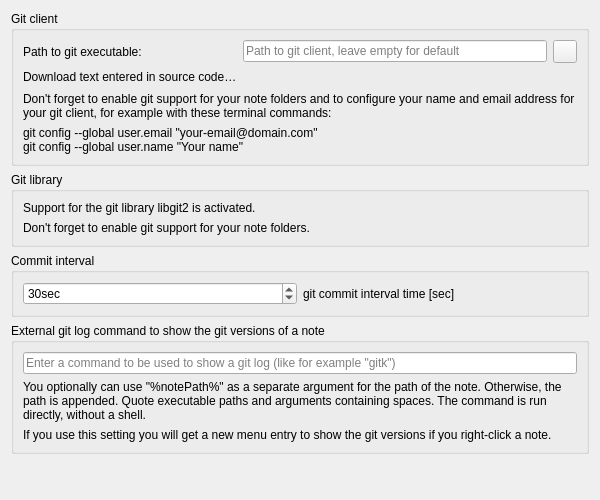
<?xml version="1.0" encoding="UTF-8"?>
<ui version="4.0">
 <class>GitSettingsWidget</class>
 <widget class="QWidget" name="GitSettingsWidget">
  <property name="geometry">
   <rect>
    <x>0</x>
    <y>0</y>
    <width>600</width>
    <height>500</height>
   </rect>
  </property>
  <layout class="QGridLayout" name="gridLayout_48">
   <item row="5" column="1">
    <spacer name="verticalSpacer_13">
     <property name="orientation">
      <enum>Qt::Vertical</enum>
     </property>
     <property name="sizeHint" stdset="0">
      <size>
       <width>20</width>
       <height>40</height>
      </size>
     </property>
    </spacer>
   </item>
   <item row="3" column="1">
    <widget class="QGroupBox" name="groupBox_22">
     <property name="title">
      <string>Commit interval</string>
     </property>
     <layout class="QHBoxLayout" name="horizontalLayout_9">
      <item>
       <widget class="QSpinBox" name="gitCommitIntervalTime">
        <property name="suffix">
         <string extracomment="seconds">sec</string>
        </property>
        <property name="minimum">
         <number>1</number>
        </property>
        <property name="maximum">
         <number>9999999</number>
        </property>
        <property name="value">
         <number>30</number>
        </property>
       </widget>
      </item>
      <item>
       <widget class="QLabel" name="gitCommitIntervalTimeLabel">
        <property name="toolTip">
         <string>You might run into sync troubles with older versions of Nextcloud / ownCloud sync when going far below 10 sec.
Just test yourself if you get sync conflicts and set a higher value if so.</string>
        </property>
        <property name="text">
         <string>git commit interval time [sec]</string>
        </property>
       </widget>
      </item>
     </layout>
    </widget>
   </item>
   <item row="4" column="1">
    <widget class="QGroupBox" name="groupBox_23">
     <property name="title">
      <string>External git log command to show the git versions of a note</string>
     </property>
     <layout class="QGridLayout" name="gridLayout_50">
      <item row="0" column="0">
       <widget class="QLineEdit" name="gitLogCommandLineEdit">
        <property name="placeholderText">
         <string extracomment="Please don't translate &quot;%notePath%&quot;">Enter a command to be used to show a git log (like for example &quot;gitk&quot;)</string>
        </property>
        <property name="clearButtonEnabled">
         <bool>true</bool>
        </property>
       </widget>
      </item>
      <item row="1" column="0">
       <widget class="QLabel" name="label_25">
        <property name="text">
         <string extracomment="Please don't translate &quot;%notePath%&quot;">You optionally can use &quot;%notePath%&quot; as a separate argument for the path of the note. Otherwise, the path is appended. Quote executable paths and arguments containing spaces. The command is run directly, without a shell.</string>
        </property>
        <property name="textInteractionFlags">
         <set>Qt::TextInteractionFlag::LinksAccessibleByMouse|Qt::TextInteractionFlag::TextSelectableByKeyboard|Qt::TextInteractionFlag::TextSelectableByMouse</set>
        </property>
        <property name="wordWrap">
         <bool>true</bool>
        </property>
       </widget>
      </item>
      <item row="2" column="0">
       <widget class="QLabel" name="label_27">
        <property name="text">
         <string extracomment="Please don't translate &quot;%notePath%&quot;">If you use this setting you will get a new menu entry to show the git versions if you right-click a note.</string>
        </property>
        <property name="textInteractionFlags">
         <set>Qt::TextInteractionFlag::LinksAccessibleByMouse|Qt::TextInteractionFlag::TextSelectableByKeyboard|Qt::TextInteractionFlag::TextSelectableByMouse</set>
        </property>
       </widget>
      </item>
     </layout>
    </widget>
   </item>
   <item row="0" column="1" rowspan="2">
    <widget class="QGroupBox" name="gitClientGroupBox">
     <property name="title">
      <string>Git client</string>
     </property>
     <layout class="QGridLayout" name="gridLayout_51">
      <item row="0" column="1">
       <widget class="QLineEdit" name="gitPathLineEdit">
        <property name="placeholderText">
         <string>Path to git client, leave empty for default</string>
        </property>
        <property name="clearButtonEnabled">
         <bool>true</bool>
        </property>
       </widget>
      </item>
      <item row="0" column="0">
       <widget class="QLabel" name="label_23">
        <property name="text">
         <string>Path to git executable:</string>
        </property>
        <property name="textFormat">
         <enum>Qt::TextFormat::AutoText</enum>
        </property>
       </widget>
      </item>
      <item row="0" column="2">
       <widget class="QToolButton" name="setGitPathToolButton">
        <property name="toolTip">
         <string>Select the path of the git binary</string>
        </property>
        <property name="text">
         <string/>
        </property>
        <property name="icon">
         <iconset theme="document-open" resource="../breeze-qownnotes.qrc">
          <normaloff>:/icons/breeze-qownnotes/16x16/document-open.svg</normaloff>:/icons/breeze-qownnotes/16x16/document-open.svg</iconset>
        </property>
       </widget>
      </item>
      <item row="3" column="0" colspan="2">
       <widget class="Label" name="label_24">
        <property name="text">
         <string notr="true">git config --global user.email &quot;your-email@domain.com&quot;
git config --global user.name &quot;Your name&quot;</string>
        </property>
        <property name="wordWrap">
         <bool>true</bool>
        </property>
        <property name="textInteractionFlags">
         <set>Qt::TextInteractionFlag::LinksAccessibleByMouse|Qt::TextInteractionFlag::TextSelectableByKeyboard|Qt::TextInteractionFlag::TextSelectableByMouse</set>
        </property>
       </widget>
      </item>
      <item row="2" column="0" colspan="3">
       <widget class="Label" name="label_6">
        <property name="text">
         <string>Don't forget to enable git support for your note folders and to configure your name and email address for your git client, for example with these terminal commands:</string>
        </property>
        <property name="wordWrap">
         <bool>true</bool>
        </property>
       </widget>
      </item>
      <item row="1" column="0">
       <widget class="Label" name="gitDownloadLabel">
        <property name="text">
         <string notr="true">&lt;html&gt;&lt;head/&gt;&lt;body&gt;&lt;p&gt;Download text entered in source code…&lt;/p&gt;&lt;/body&gt;&lt;/html&gt;</string>
        </property>
        <property name="textFormat">
         <enum>Qt::TextFormat::RichText</enum>
        </property>
        <property name="openExternalLinks">
         <bool>true</bool>
        </property>
       </widget>
      </item>
     </layout>
    </widget>
   </item>
   <item row="2" column="1">
    <widget class="QGroupBox" name="gitLibraryGroupBox">
     <property name="title">
      <string>Git library</string>
     </property>
     <layout class="QGridLayout" name="gridLayout_90">
      <item row="0" column="0">
       <widget class="QLabel" name="label_39">
        <property name="text">
         <string>Support for the git library libgit2 is activated.</string>
        </property>
       </widget>
      </item>
      <item row="1" column="0">
       <widget class="QLabel" name="label_40">
        <property name="text">
         <string>Don't forget to enable git support for your note folders.</string>
        </property>
       </widget>
      </item>
     </layout>
    </widget>
   </item>
  </layout>
 </widget>
 <customwidgets>
  <customwidget>
   <class>Label</class>
   <extends>QLabel</extends>
   <header location="global">widgets/label.h</header>
  </customwidget>
 </customwidgets>
 <resources>
  <include location="../breeze-qownnotes.qrc"/>
 </resources>
</ui>
